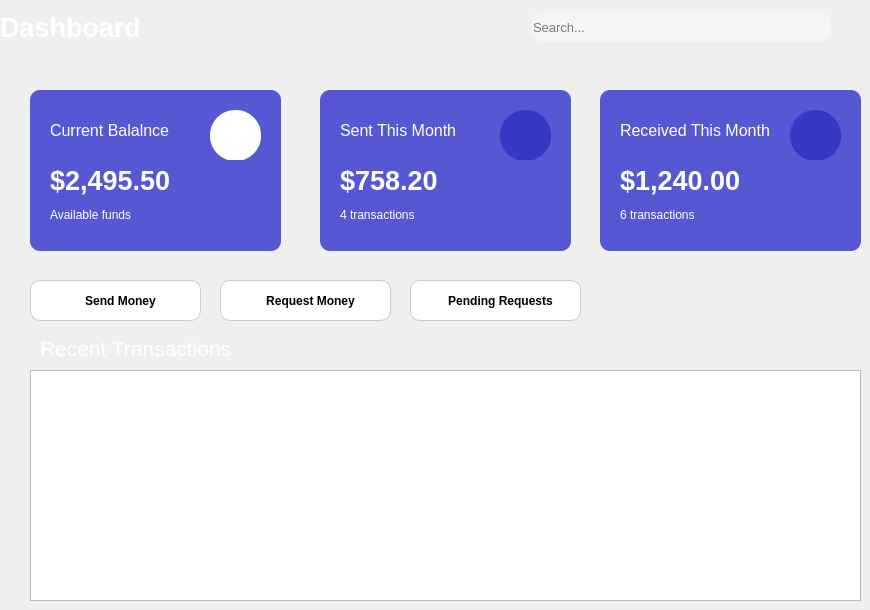
    <widget class="QWidget" name="Dashboard">
     <widget class="QFrame" name="balanceCard">
      <property name="geometry">
       <rect>
        <x>30</x>
        <y>90</y>
        <width>251</width>
        <height>161</height>
       </rect>
      </property>
      <property name="styleSheet">
       <string notr="true">background-color: #5557D3; color: white; border-radius: 10px;</string>
      </property>
      <property name="frameShape">
       <enum>QFrame::Shape::StyledPanel</enum>
      </property>
      <property name="frameShadow">
       <enum>QFrame::Shadow::Raised</enum>
      </property>
      <widget class="QLabel" name="label_2">
       <property name="geometry">
        <rect>
         <x>20</x>
         <y>20</y>
         <width>141</width>
         <height>41</height>
        </rect>
       </property>
       <property name="font">
        <font>
         <family>Segoe UI</family>
         <pointsize>12</pointsize>
        </font>
       </property>
       <property name="styleSheet">
        <string notr="true"/>
       </property>
       <property name="text">
        <string>Current Balalnce</string>
       </property>
       <property name="textFormat">
        <enum>Qt::TextFormat::RichText</enum>
       </property>
      </widget>
      <widget class="QLabel" name="label_3">
       <property name="geometry">
        <rect>
         <x>180</x>
         <y>20</y>
         <width>51</width>
         <height>51</height>
        </rect>
       </property>
       <property name="styleSheet">
        <string notr="true"> background-color: white; color: #5557D3; border-radius: 25px; width:20;</string>
       </property>
       <property name="text">
        <string/>
       </property>
       <property name="pixmap">
        <pixmap resource="DigitalWalletSystem.qrc">:/DigitalWalletSystem/icons/Wallet1.png</pixmap>
       </property>
       <property name="alignment">
        <set>Qt::AlignmentFlag::AlignCenter</set>
       </property>
      </widget>
      <widget class="QLabel" name="lblCurrentBalance">
       <property name="geometry">
        <rect>
         <x>20</x>
         <y>70</y>
         <width>221</width>
         <height>41</height>
        </rect>
       </property>
       <property name="font">
        <font>
         <family>Segoe UI</family>
         <pointsize>20</pointsize>
         <bold>true</bold>
        </font>
       </property>
       <property name="styleSheet">
        <string notr="true"/>
       </property>
       <property name="text">
        <string>$2,495.50</string>
       </property>
       <property name="textFormat">
        <enum>Qt::TextFormat::RichText</enum>
       </property>
      </widget>
      <widget class="QLabel" name="label_4">
       <property name="geometry">
        <rect>
         <x>20</x>
         <y>110</y>
         <width>101</width>
         <height>31</height>
        </rect>
       </property>
       <property name="font">
        <font>
         <family>Segoe UI</family>
         <pointsize>9</pointsize>
        </font>
       </property>
       <property name="styleSheet">
        <string notr="true"/>
       </property>
       <property name="text">
        <string>Available funds</string>
       </property>
       <property name="textFormat">
        <enum>Qt::TextFormat::RichText</enum>
       </property>
      </widget>
     </widget>
     <widget class="QWidget" name="widget" native="true">
      <property name="geometry">
       <rect>
        <x>0</x>
        <y>0</y>
        <width>831</width>
        <height>54</height>
       </rect>
      </property>
      <layout class="QHBoxLayout" name="horizontalLayout">
       <item>
        <widget class="QLabel" name="pageTitle">
         <property name="font">
          <font>
           <family>Segoe UI</family>
           <pointsize>20</pointsize>
           <bold>true</bold>
          </font>
         </property>
         <property name="styleSheet">
          <string notr="true">color: white;</string>
         </property>
         <property name="text">
          <string>Dashboard </string>
         </property>
        </widget>
       </item>
       <item>
        <spacer name="horizontalSpacer">
         <property name="orientation">
          <enum>Qt::Orientation::Horizontal</enum>
         </property>
         <property name="sizeHint" stdset="0">
          <size>
           <width>40</width>
           <height>20</height>
          </size>
         </property>
        </spacer>
       </item>
       <item>
        <widget class="QLineEdit" name="searchBox">
         <property name="minimumSize">
          <size>
           <width>200</width>
           <height>30</height>
          </size>
         </property>
         <property name="maximumSize">
          <size>
           <width>300</width>
           <height>16777215</height>
          </size>
         </property>
         <property name="styleSheet">
          <string notr="true">border-radius: 12px;
background-color: #f5f5f5;
color: black;
font: 10pt;
text-align:5px</string>
         </property>
         <property name="inputMask">
          <string/>
         </property>
         <property name="frame">
          <bool>false</bool>
         </property>
         <property name="placeholderText">
          <string>Search...</string>
         </property>
        </widget>
       </item>
      </layout>
     </widget>
     <widget class="QFrame" name="sentCard">
      <property name="geometry">
       <rect>
        <x>320</x>
        <y>90</y>
        <width>251</width>
        <height>161</height>
       </rect>
      </property>
      <property name="styleSheet">
       <string notr="true">background-color: #5557D3; color: white; border-radius: 10px;</string>
      </property>
      <property name="frameShape">
       <enum>QFrame::Shape::StyledPanel</enum>
      </property>
      <property name="frameShadow">
       <enum>QFrame::Shadow::Raised</enum>
      </property>
      <widget class="QLabel" name="label_8">
       <property name="geometry">
        <rect>
         <x>20</x>
         <y>20</y>
         <width>141</width>
         <height>41</height>
        </rect>
       </property>
       <property name="font">
        <font>
         <family>Segoe UI</family>
         <pointsize>12</pointsize>
        </font>
       </property>
       <property name="styleSheet">
        <string notr="true"/>
       </property>
       <property name="text">
        <string>Sent This Month</string>
       </property>
       <property name="textFormat">
        <enum>Qt::TextFormat::RichText</enum>
       </property>
      </widget>
      <widget class="QLabel" name="label_9">
       <property name="geometry">
        <rect>
         <x>180</x>
         <y>20</y>
         <width>51</width>
         <height>51</height>
        </rect>
       </property>
       <property name="styleSheet">
        <string notr="true">background-color: #d63031c2; color: #5557D3; border-radius: 25px; width:20;</string>
       </property>
       <property name="text">
        <string/>
       </property>
       <property name="pixmap">
        <pixmap resource="DigitalWalletSystem.qrc">:/DigitalWalletSystem/icons/up-arrow.png</pixmap>
       </property>
       <property name="alignment">
        <set>Qt::AlignmentFlag::AlignCenter</set>
       </property>
      </widget>
      <widget class="QLabel" name="lblSentthisMonth">
       <property name="geometry">
        <rect>
         <x>20</x>
         <y>70</y>
         <width>221</width>
         <height>41</height>
        </rect>
       </property>
       <property name="font">
        <font>
         <family>Segoe UI</family>
         <pointsize>20</pointsize>
         <bold>true</bold>
        </font>
       </property>
       <property name="styleSheet">
        <string notr="true"/>
       </property>
       <property name="text">
        <string>$758.20</string>
       </property>
       <property name="textFormat">
        <enum>Qt::TextFormat::RichText</enum>
       </property>
      </widget>
      <widget class="QLabel" name="lblSentTransactions">
       <property name="geometry">
        <rect>
         <x>20</x>
         <y>110</y>
         <width>101</width>
         <height>31</height>
        </rect>
       </property>
       <property name="font">
        <font>
         <family>Segoe UI</family>
         <pointsize>9</pointsize>
        </font>
       </property>
       <property name="styleSheet">
        <string notr="true"/>
       </property>
       <property name="text">
        <string>4 transactions</string>
       </property>
       <property name="textFormat">
        <enum>Qt::TextFormat::RichText</enum>
       </property>
      </widget>
     </widget>
     <widget class="QFrame" name="receivedCard">
      <property name="geometry">
       <rect>
        <x>600</x>
        <y>90</y>
        <width>261</width>
        <height>161</height>
       </rect>
      </property>
      <property name="styleSheet">
       <string notr="true">background-color: #5557D3; color: white; border-radius: 10px;</string>
      </property>
      <property name="frameShape">
       <enum>QFrame::Shape::StyledPanel</enum>
      </property>
      <property name="frameShadow">
       <enum>QFrame::Shadow::Raised</enum>
      </property>
      <widget class="QLabel" name="label_12">
       <property name="geometry">
        <rect>
         <x>20</x>
         <y>20</y>
         <width>161</width>
         <height>41</height>
        </rect>
       </property>
       <property name="font">
        <font>
         <family>Segoe UI</family>
         <pointsize>12</pointsize>
        </font>
       </property>
       <property name="styleSheet">
        <string notr="true"/>
       </property>
       <property name="text">
        <string>Received This Month
</string>
       </property>
       <property name="textFormat">
        <enum>Qt::TextFormat::RichText</enum>
       </property>
      </widget>
      <widget class="QLabel" name="label_13">
       <property name="geometry">
        <rect>
         <x>190</x>
         <y>20</y>
         <width>51</width>
         <height>51</height>
        </rect>
       </property>
       <property name="styleSheet">
        <string notr="true">background-color: #d63031c2; color: #5557D3; border-radius: 25px; width:20;</string>
       </property>
       <property name="text">
        <string/>
       </property>
       <property name="pixmap">
        <pixmap resource="DigitalWalletSystem.qrc">:/DigitalWalletSystem/icons/down-arrow.png</pixmap>
       </property>
       <property name="alignment">
        <set>Qt::AlignmentFlag::AlignCenter</set>
       </property>
      </widget>
      <widget class="QLabel" name="lblReceivedThisMonth">
       <property name="geometry">
        <rect>
         <x>20</x>
         <y>70</y>
         <width>221</width>
         <height>41</height>
        </rect>
       </property>
       <property name="font">
        <font>
         <family>Segoe UI</family>
         <pointsize>20</pointsize>
         <bold>true</bold>
        </font>
       </property>
       <property name="styleSheet">
        <string notr="true"/>
       </property>
       <property name="text">
        <string>$1,240.00</string>
       </property>
       <property name="textFormat">
        <enum>Qt::TextFormat::RichText</enum>
       </property>
      </widget>
      <widget class="QLabel" name="lblReceivedTransactions">
       <property name="geometry">
        <rect>
         <x>20</x>
         <y>110</y>
         <width>101</width>
         <height>31</height>
        </rect>
       </property>
       <property name="font">
        <font>
         <family>Segoe UI</family>
         <pointsize>9</pointsize>
        </font>
       </property>
       <property name="styleSheet">
        <string notr="true"/>
       </property>
       <property name="text">
        <string>6 transactions</string>
       </property>
       <property name="textFormat">
        <enum>Qt::TextFormat::RichText</enum>
       </property>
      </widget>
     </widget>
     <widget class="QPushButton" name="sendMoneyButton">
      <property name="geometry">
       <rect>
        <x>30</x>
        <y>280</y>
        <width>171</width>
        <height>41</height>
       </rect>
      </property>
      <property name="font">
       <font>
        <family>Segoe UI</family>
        <pointsize>9</pointsize>
        <italic>false</italic>
        <bold>true</bold>
       </font>
      </property>
      <property name="cursor">
       <cursorShape>PointingHandCursor</cursorShape>
      </property>
      <property name="styleSheet">
       <string notr="true">QPushButton {
    background-color: white;
    color: black;
    border: 1px solid #ccc;
    border-radius: 10px;
    padding: 6px 12px;
}

QPushButton:hover {
    padding: 8px 14px;
    border: 1px solid #999;
    background-color: #c1c1c1;
}
</string>
      </property>
      <property name="text">
       <string>   Send Money</string>
      </property>
      <property name="icon">
       <iconset resource="DigitalWalletSystem.qrc">
        <normaloff>:/DigitalWalletSystem/icons/icons8-paper-plane-50 (2).png</normaloff>:/DigitalWalletSystem/icons/icons8-paper-plane-50 (2).png</iconset>
      </property>
      <property name="iconSize">
       <size>
        <width>24</width>
        <height>24</height>
       </size>
      </property>
     </widget>
     <widget class="QPushButton" name="requestMoneyButton">
      <property name="geometry">
       <rect>
        <x>220</x>
        <y>280</y>
        <width>171</width>
        <height>41</height>
       </rect>
      </property>
      <property name="font">
       <font>
        <family>Segoe UI</family>
        <pointsize>9</pointsize>
        <italic>false</italic>
        <bold>true</bold>
       </font>
      </property>
      <property name="cursor">
       <cursorShape>PointingHandCursor</cursorShape>
      </property>
      <property name="styleSheet">
       <string notr="true">QPushButton {
    background-color: white;
    color: black;
    border: 1px solid #ccc;
    border-radius: 10px;
    padding: 6px 12px;
}

QPushButton:hover {
    padding: 8px 14px;
    border: 1px solid #999;
    background-color: #c1c1c1;
}
</string>
      </property>
      <property name="text">
       <string>   Request Money</string>
      </property>
      <property name="icon">
       <iconset resource="DigitalWalletSystem.qrc">
        <normaloff>:/DigitalWalletSystem/icons/icons8-hand-holding-dollar-32 (1).png</normaloff>:/DigitalWalletSystem/icons/icons8-hand-holding-dollar-32 (1).png</iconset>
      </property>
      <property name="iconSize">
       <size>
        <width>24</width>
        <height>24</height>
       </size>
      </property>
     </widget>
     <widget class="QPushButton" name="PendingRequestsButton">
      <property name="geometry">
       <rect>
        <x>410</x>
        <y>280</y>
        <width>171</width>
        <height>41</height>
       </rect>
      </property>
      <property name="font">
       <font>
        <family>Segoe UI</family>
        <pointsize>9</pointsize>
        <italic>false</italic>
        <bold>true</bold>
       </font>
      </property>
      <property name="cursor">
       <cursorShape>PointingHandCursor</cursorShape>
      </property>
      <property name="styleSheet">
       <string notr="true">QPushButton {
    background-color: white;
    color: black;
    border: 1px solid #ccc;
    border-radius: 10px;
    padding: 6px 12px;
}

QPushButton:hover {
    padding: 8px 14px;
    border: 1px solid #999;
    background-color: #c1c1c1;
}
</string>
      </property>
      <property name="text">
       <string>   Pending Requests</string>
      </property>
      <property name="icon">
       <iconset resource="DigitalWalletSystem.qrc">
        <normaloff>:/DigitalWalletSystem/icons/icons8-notification-24.png</normaloff>:/DigitalWalletSystem/icons/icons8-notification-24.png</iconset>
      </property>
      <property name="iconSize">
       <size>
        <width>24</width>
        <height>24</height>
       </size>
      </property>
     </widget>
     <widget class="QListWidget" name="listTransactions">
      <property name="geometry">
       <rect>
        <x>30</x>
        <y>370</y>
        <width>831</width>
        <height>231</height>
       </rect>
      </property>
      <property name="focusPolicy">
       <enum>Qt::FocusPolicy::NoFocus</enum>
      </property>
     </widget>
     <widget class="QLabel" name="pageTitle_2">
      <property name="geometry">
       <rect>
        <x>40</x>
        <y>330</y>
        <width>261</width>
        <height>36</height>
       </rect>
      </property>
      <property name="font">
       <font>
        <family>Segoe UI</family>
        <pointsize>16</pointsize>
        <bold>false</bold>
       </font>
      </property>
      <property name="styleSheet">
       <string notr="true">color: white;</string>
      </property>
      <property name="text">
       <string>Recent Transactions</string>
      </property>
     </widget>
    </widget>
